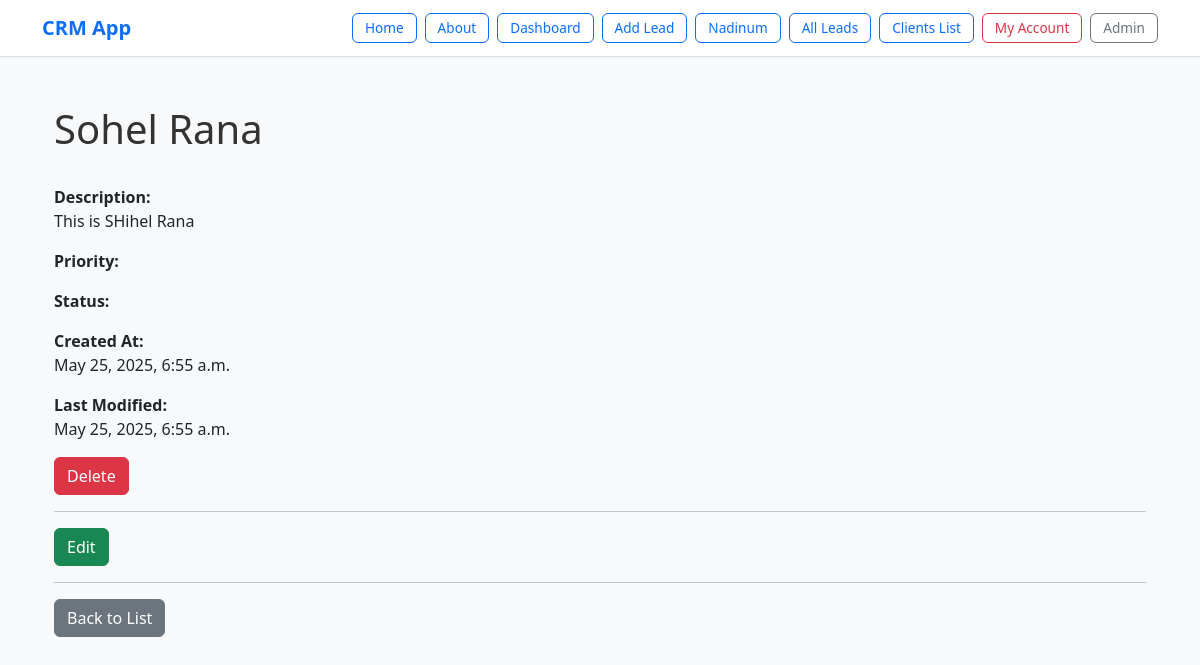
/client_list/14/ (signed in), run on the app's committed database.
### client/models.py (models this page shows, shortened)
class Client(models.Model):
    name=models.CharField(max_length=50)
    team=models.ForeignKey(Team, related_name='clients', on_delete=models.CASCADE)
    email=models.EmailField()
    description=models.TextField(blank=True, null=True)
    created_by=models.ForeignKey(User, related_name='clients', on_delete=models.CASCADE)
    created_at=models.DateTimeField(auto_now_add=True)
    modified_at=models.DateTimeField(auto_now=True)
    class Meta:
        ordering = ('name',)  # ✅ tuple

### client/views.py (the view)
# urls.py: path('<int:pk>/', views.clients_detail, name='clients_detail'),
@login_required
def clients_detail(request, pk):
    client= get_object_or_404(Client, created_by=request.user, pk=pk)
    return render (request,'client/clients_detail.html',{
        'client': client
    })

### client/templates/client/clients_detail.html (shortened to what this page needs)
{% extends 'crm/base.html' %}
{% block content %}
<div class="container">
    <div class="d-flex justify-content-between align-items-center mb-4">
        <h1>{{ client.name }}</h1>
    </div>
    {% if client.description %}
        <div class="mb-3">
            <strong>Description:</strong>
            <p>{{ client.description }}</p>
        </div>
    {% endif %}
    <div class="mb-3">
        <strong>Priority:</strong>
    </div>
    <div class="mb-3">
        <strong>Status:</strong>
    </div>
    <div class="mb-3">
        <strong>Created At:</strong>
        <p>{{ client.created_at }}</p>
    </div>
    <div class="mb-3">
        <strong>Last Modified:</strong>
        <p>{{ client.modified_at }}</p>
    </div>
    <a href="{% url 'client_delete' client.id %}" class="btn btn-danger">Delete</a>
    <hr>
    <a href="{% url 'client_edit' client.id %}" class="btn btn-success">Edit</a>
    <hr>
    <a href="{% url 'client_list' %}" class="btn btn-secondary">Back to List</a>
</div>
{% endblock %}

### crm/templates/crm/base.html (style rules this page uses)
body { font-family: "Segoe UI", Roboto, sans-serif; background-color: #f8f9fa; }
.container h1, .container h3 { color: #333; }

### data on the page
Client: name "Sohel Rana", description "This is SHihel Rana", created_at "May 25, 2025, 6:55 a.m.", modified_at "May 25, 2025, 6:55 a.m."
